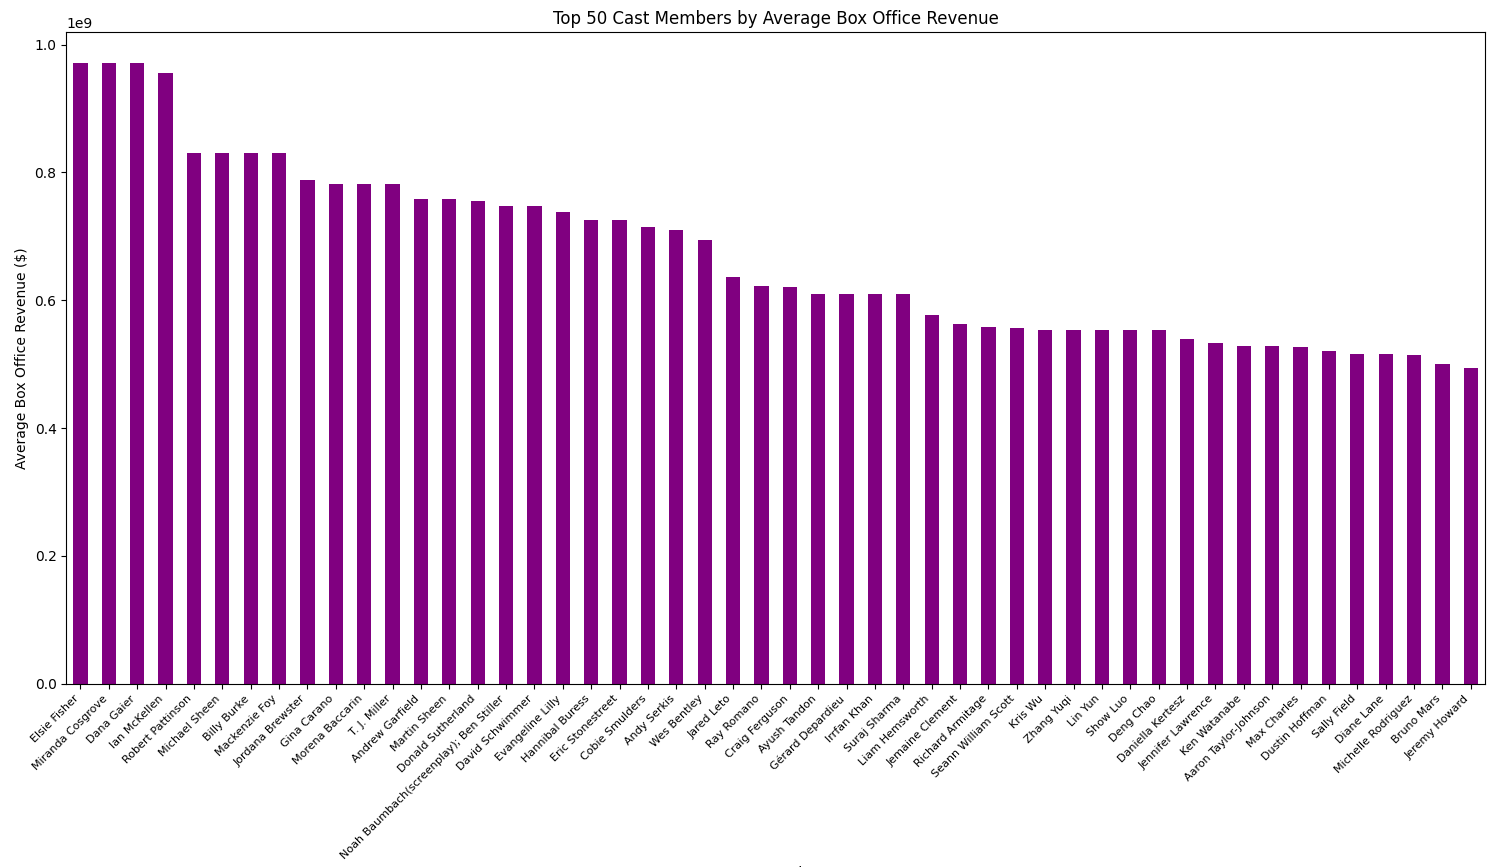

Write Python code to recreate this figure.
import pandas as pd
import matplotlib.pyplot as plt

# Step 1: Load the Dataset
# Replace 'Movie Data Starter Project.xlsx' with the actual file path
df = pd.read_excel('Movie Data Starter Project.xlsx')

# Step 2: Combine Cast Columns
# Combine all cast columns into a single list for analysis
df['All Cast'] = df[['Cast (1)', 'Cast (2)', 'Cast (3)', 'Cast (4)', 'Cast (5)']].apply(lambda x: ', '.join(x.dropna()), axis=1)

# Step 3: Explode the DataFrame to Have One Actor per Row
exploded_df = df[['All Cast', 'Box Office Revenue ($)']].copy()
exploded_df = exploded_df.assign(Cast=exploded_df['All Cast'].str.split(', ')).explode('Cast')

# Step 4: Group by Cast and Calculate Average Revenue
cast_revenue = exploded_df.groupby('Cast')['Box Office Revenue ($)'].mean().sort_values(ascending=False)

# Step 5: Filter Top 50 Cast Members
top_50_cast = cast_revenue.head(50)

# Step 6: Plot Average Revenue for Top 50 Cast Members
plt.figure(figsize=(15, 10))
top_50_cast.plot(kind='bar', color='purple', title='Top 50 Cast Members by Average Box Office Revenue')
plt.xlabel('Cast Member')
plt.ylabel('Average Box Office Revenue ($)')
plt.xticks(rotation=45, fontsize=8, ha='right')
plt.tight_layout()
plt.show()

# Step 7: Display Top 50 Cast Members
print("Top 50 Cast Members by Average Box Office Revenue:")
print(top_50_cast)
